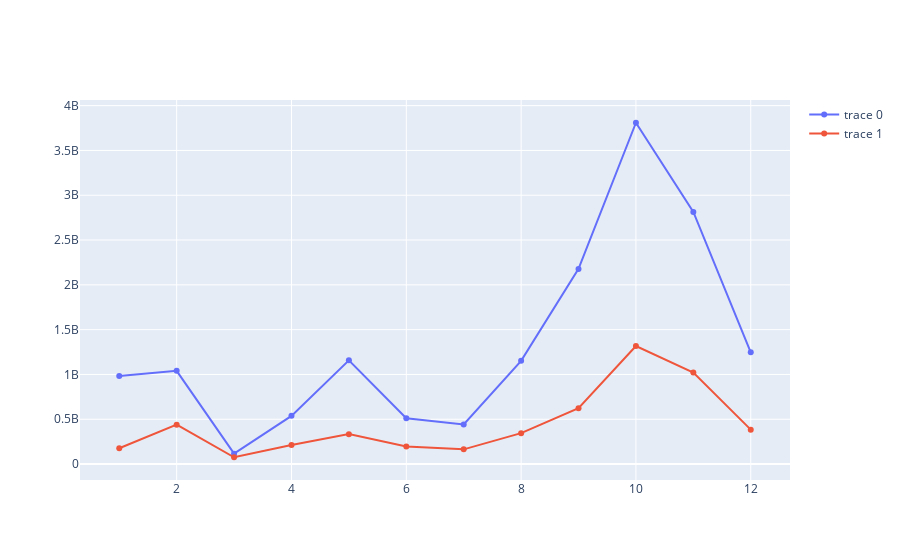

Here is the notebook cell this chart was saved with:
### Code cell
fig.add_trace(go.Line(x=df_gama['Mês'], y=df_gama['Valor Pago']))
fig.add_trace(go.Line(x=df_vendas_geral_equipe_1['Mês'], y=df_vendas_geral_equipe_1['Valor Pago']))

fig.show()

### Figure 1 — Plotly figure (JSON) as saved in the notebook; plotly's stock layout.template omitted (floating-point values rounded to 4 significant figures)
{"data": [{"type": "scatter", "x": [1, 2, 3, 4, 5, 6, 7, 8, 9, 10, 11, 12], "y": [984000000, 1040000000, 116000000, 538000000, 1158000000, 512000000, 442000000, 1152000000, 2178000000, 3809000000, 2814000000, 1247000000]}, {"type": "scatter", "x": [1, 2, 3, 4, 5, 6, 7, 8, 9, 10, 11, 12], "y": [176000000, 440000000, 76000000, 212000000, 334000000, 196000000, 164000000, 345000000, 623000000, 1317000000, 1021000000, 384000000]}], "layout": {}}
